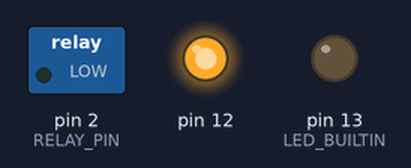
This program was run on a simulated Arduino Uno, built with avr-gcc and run on an emulated ATmega328P. On the bench: switched loads named in the program (green lamp = pin HIGH), output pins drawn as LEDs (lit = HIGH). What the program prints to the serial monitor is not drawn.

Above: at 0.1 s.
Timing chart, 0 to 1.6 s (numbered marks = the images above):
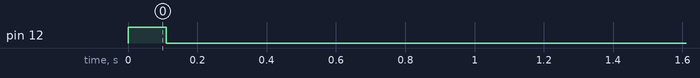

The program:

main.cpp
```cpp
#include <Arduino.h>
#include <uFR.h>
#include <LCDDebug.h>

uFR reader(10, 11, 12);

#define RELAY_PIN 2

void setup() {
	pinMode(RELAY_PIN, OUTPUT);
	pinMode(LED_BUILTIN, OUTPUT);
	digitalWrite(RELAY_PIN, LOW);
	Serial.begin(9600);
	delay(100);
	reader.begin();
	delay(2000);
	reader.setRedLED(HIGH);
	uint8_t type[4];
	uint8_t serial[4];
	uint8_t data[16];
	uint8_t dataIn[16] = "**test464646**";
	Serial.print(reader.setUserData(dataIn));
	Serial.print("\nType:");
	Serial.print(reader.getReaderType(type), HEX);
	Serial.print(": ");
	for (int i = 0; i < 4; i++) {
		Serial.print(type[i], HEX);
		Serial.print(" ");
	}
	delay(1000);
	Serial.print("\nSerial:");
	Serial.print(reader.getReaderSerial(serial), HEX);
	Serial.print(": ");
	for (int i = 0; i < 4; i++) {
		Serial.print(serial[i], HEX);
		Serial.print(" ");
	}
	delay(1000);
	Serial.print("\nUser data:");
	Serial.print(reader.getUserData(data), HEX);
	Serial.print(": ");
	for (int i = 0; i < 16; i++) {
		Serial.print(static_cast<char>(data[i]));
	}
	Serial.print(", ili: 0x");
	for (int i = 0; i < 16; i++) {
		Serial.print(data[i], HEX);
	}
	delay(1000);
	Serial.println();
	delay(1000);
	reader.setRedLED(LOW);
}

void loop() {
	uint8_t cardID[4];
	uint8_t code = reader.getCardID(cardID);
	delay(10);
	if (code == 0) {
		Serial.print("\nID: 0x");
		for (int i = 0; i < 4; i++) {
				Serial.print(cardID[i], HEX);
				Serial.print(" ");
			}
		Serial.print("\nType: 0x");
		Serial.println();
		digitalWrite(RELAY_PIN, HIGH);
		delay(3000);
		digitalWrite(RELAY_PIN, LOW);
	} else {
		Serial.print(code, HEX);
	}
	delay(500);
}
```
